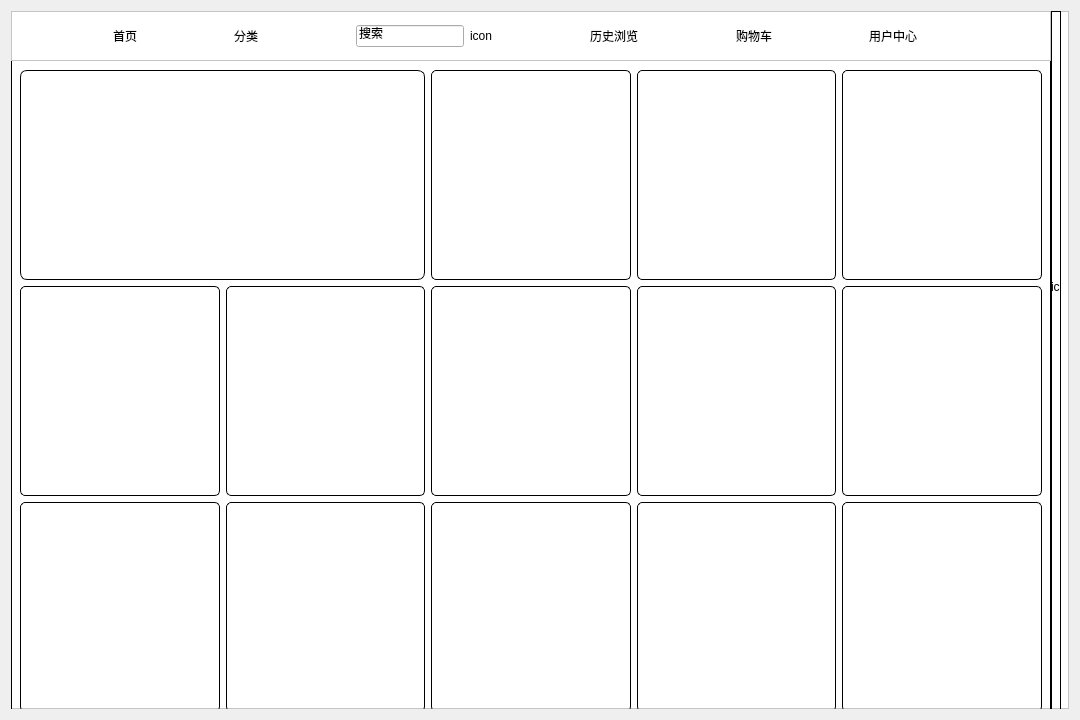
<?xml version="1.0" encoding="UTF-8"?>
<ui version="4.0">
 <class>Form</class>
 <widget class="QWidget" name="Form">
  <property name="geometry">
   <rect>
    <x>0</x>
    <y>0</y>
    <width>1080</width>
    <height>720</height>
   </rect>
  </property>
  <property name="windowTitle">
   <string>Form</string>
  </property>
  <layout class="QHBoxLayout" name="horizontalLayout">
   <item>
    <widget class="QFrame" name="frame_background">
     <property name="styleSheet">
      <string notr="true">#frame_background{
	background-color:rgb(255,255,255);
}</string>
     </property>
     <property name="frameShape">
      <enum>QFrame::StyledPanel</enum>
     </property>
     <property name="frameShadow">
      <enum>QFrame::Raised</enum>
     </property>
     <widget class="QFrame" name="frame_main">
      <property name="geometry">
       <rect>
        <x>0</x>
        <y>0</y>
        <width>1040</width>
        <height>720</height>
       </rect>
      </property>
      <property name="styleSheet">
       <string notr="true">#frame_main{
	border-color:black;
	border-width:1px;
	border-style:solid;
}</string>
      </property>
      <property name="frameShape">
       <enum>QFrame::StyledPanel</enum>
      </property>
      <property name="frameShadow">
       <enum>QFrame::Raised</enum>
      </property>
      <widget class="QFrame" name="frame_top">
       <property name="geometry">
        <rect>
         <x>0</x>
         <y>0</y>
         <width>1040</width>
         <height>50</height>
        </rect>
       </property>
       <property name="styleSheet">
        <string notr="true">#frame_top{
	background-color:rgb(255,255,255);
}</string>
       </property>
       <property name="frameShape">
        <enum>QFrame::StyledPanel</enum>
       </property>
       <property name="frameShadow">
        <enum>QFrame::Raised</enum>
       </property>
       <layout class="QHBoxLayout" name="horizontalLayout_3">
        <item>
         <spacer name="horizontalSpacer_2">
          <property name="orientation">
           <enum>Qt::Horizontal</enum>
          </property>
          <property name="sizeHint" stdset="0">
           <size>
            <width>82</width>
            <height>20</height>
           </size>
          </property>
         </spacer>
        </item>
        <item>
         <widget class="QLabel" name="label_homePage">
          <property name="text">
           <string>首页</string>
          </property>
         </widget>
        </item>
        <item>
         <spacer name="horizontalSpacer">
          <property name="orientation">
           <enum>Qt::Horizontal</enum>
          </property>
          <property name="sizeHint" stdset="0">
           <size>
            <width>81</width>
            <height>20</height>
           </size>
          </property>
         </spacer>
        </item>
        <item>
         <widget class="QLabel" name="label_classification">
          <property name="text">
           <string>分类</string>
          </property>
         </widget>
        </item>
        <item>
         <spacer name="horizontalSpacer_3">
          <property name="orientation">
           <enum>Qt::Horizontal</enum>
          </property>
          <property name="sizeHint" stdset="0">
           <size>
            <width>40</width>
            <height>20</height>
           </size>
          </property>
         </spacer>
        </item>
        <item>
         <layout class="QHBoxLayout" name="horizontalLayout_2">
          <item>
           <widget class="QLineEdit" name="lineEdit_searchInput">
            <property name="text">
             <string>搜索</string>
            </property>
           </widget>
          </item>
          <item>
           <widget class="QLabel" name="label_searchIcon">
            <property name="text">
             <string>icon</string>
            </property>
           </widget>
          </item>
         </layout>
        </item>
        <item>
         <spacer name="horizontalSpacer_4">
          <property name="orientation">
           <enum>Qt::Horizontal</enum>
          </property>
          <property name="sizeHint" stdset="0">
           <size>
            <width>82</width>
            <height>20</height>
           </size>
          </property>
         </spacer>
        </item>
        <item>
         <widget class="QLabel" name="label_history">
          <property name="text">
           <string>历史浏览</string>
          </property>
         </widget>
        </item>
        <item>
         <spacer name="horizontalSpacer_5">
          <property name="orientation">
           <enum>Qt::Horizontal</enum>
          </property>
          <property name="sizeHint" stdset="0">
           <size>
            <width>82</width>
            <height>20</height>
           </size>
          </property>
         </spacer>
        </item>
        <item>
         <widget class="QLabel" name="label_shoppingCar">
          <property name="text">
           <string>购物车</string>
          </property>
         </widget>
        </item>
        <item>
         <spacer name="horizontalSpacer_6">
          <property name="orientation">
           <enum>Qt::Horizontal</enum>
          </property>
          <property name="sizeHint" stdset="0">
           <size>
            <width>81</width>
            <height>20</height>
           </size>
          </property>
         </spacer>
        </item>
        <item>
         <widget class="QLabel" name="label_userCenter">
          <property name="text">
           <string>用户中心</string>
          </property>
         </widget>
        </item>
        <item>
         <spacer name="horizontalSpacer_7">
          <property name="orientation">
           <enum>Qt::Horizontal</enum>
          </property>
          <property name="sizeHint" stdset="0">
           <size>
            <width>40</width>
            <height>20</height>
           </size>
          </property>
         </spacer>
        </item>
        <item>
         <widget class="QLabel" name="label_minimize">
          <property name="styleSheet">
           <string notr="true">#label_minimize{
    border-image:url(resources/icon/minimize.png);
}</string>
          </property>
          <property name="text">
           <string>   </string>
          </property>
         </widget>
        </item>
        <item>
         <widget class="QLabel" name="label_close">
          <property name="styleSheet">
           <string notr="true">#label_close{
    border-image:url(resources/icon/close.png);
}</string>
          </property>
          <property name="text">
           <string>   </string>
          </property>
         </widget>
        </item>
       </layout>
      </widget>
      <widget class="QFrame" name="frame_bady">
       <property name="geometry">
        <rect>
         <x>0</x>
         <y>50</y>
         <width>1040</width>
         <height>660</height>
        </rect>
       </property>
       <property name="styleSheet">
        <string notr="true">QFrame{
	border-color:black;
	border-width:1px;
	border-style:solid;
	border-radius:5px;
}
#frame_bady{
	border-color:green;
	border-width:0px;
	border-style:solid;
	border-radius:0px;
}</string>
       </property>
       <property name="frameShape">
        <enum>QFrame::StyledPanel</enum>
       </property>
       <property name="frameShadow">
        <enum>QFrame::Raised</enum>
       </property>
       <layout class="QGridLayout" name="gridLayout">
        <item row="2" column="2">
         <widget class="QFrame" name="frame_goods11">
          <property name="frameShape">
           <enum>QFrame::StyledPanel</enum>
          </property>
          <property name="frameShadow">
           <enum>QFrame::Raised</enum>
          </property>
         </widget>
        </item>
        <item row="0" column="2">
         <widget class="QFrame" name="frame_goods1">
          <property name="frameShape">
           <enum>QFrame::StyledPanel</enum>
          </property>
          <property name="frameShadow">
           <enum>QFrame::Raised</enum>
          </property>
         </widget>
        </item>
        <item row="2" column="4">
         <widget class="QFrame" name="frame_goods13">
          <property name="frameShape">
           <enum>QFrame::StyledPanel</enum>
          </property>
          <property name="frameShadow">
           <enum>QFrame::Raised</enum>
          </property>
         </widget>
        </item>
        <item row="2" column="0">
         <widget class="QFrame" name="frame_goods9">
          <property name="frameShape">
           <enum>QFrame::StyledPanel</enum>
          </property>
          <property name="frameShadow">
           <enum>QFrame::Raised</enum>
          </property>
         </widget>
        </item>
        <item row="2" column="1">
         <widget class="QFrame" name="frame_goods10">
          <property name="frameShape">
           <enum>QFrame::StyledPanel</enum>
          </property>
          <property name="frameShadow">
           <enum>QFrame::Raised</enum>
          </property>
         </widget>
        </item>
        <item row="0" column="3">
         <widget class="QFrame" name="frame_goods2">
          <property name="frameShape">
           <enum>QFrame::StyledPanel</enum>
          </property>
          <property name="frameShadow">
           <enum>QFrame::Raised</enum>
          </property>
         </widget>
        </item>
        <item row="2" column="3">
         <widget class="QFrame" name="frame_goods12">
          <property name="frameShape">
           <enum>QFrame::StyledPanel</enum>
          </property>
          <property name="frameShadow">
           <enum>QFrame::Raised</enum>
          </property>
         </widget>
        </item>
        <item row="0" column="0" colspan="2">
         <widget class="QFrame" name="frame_rotationArea">
          <property name="styleSheet">
           <string notr="true">#frame_rotationArea{
	border-radius:7px;
}</string>
          </property>
          <property name="frameShape">
           <enum>QFrame::StyledPanel</enum>
          </property>
          <property name="frameShadow">
           <enum>QFrame::Raised</enum>
          </property>
         </widget>
        </item>
        <item row="0" column="4">
         <widget class="QFrame" name="frame_goods3">
          <property name="frameShape">
           <enum>QFrame::StyledPanel</enum>
          </property>
          <property name="frameShadow">
           <enum>QFrame::Raised</enum>
          </property>
         </widget>
        </item>
        <item row="1" column="0">
         <widget class="QFrame" name="frame_goods4">
          <property name="frameShape">
           <enum>QFrame::StyledPanel</enum>
          </property>
          <property name="frameShadow">
           <enum>QFrame::Raised</enum>
          </property>
         </widget>
        </item>
        <item row="1" column="1">
         <widget class="QFrame" name="frame_goods5">
          <property name="frameShape">
           <enum>QFrame::StyledPanel</enum>
          </property>
          <property name="frameShadow">
           <enum>QFrame::Raised</enum>
          </property>
         </widget>
        </item>
        <item row="1" column="2">
         <widget class="QFrame" name="frame_goods6">
          <property name="frameShape">
           <enum>QFrame::StyledPanel</enum>
          </property>
          <property name="frameShadow">
           <enum>QFrame::Raised</enum>
          </property>
         </widget>
        </item>
        <item row="1" column="3">
         <widget class="QFrame" name="frame_goods7">
          <property name="frameShape">
           <enum>QFrame::StyledPanel</enum>
          </property>
          <property name="frameShadow">
           <enum>QFrame::Raised</enum>
          </property>
         </widget>
        </item>
        <item row="1" column="4">
         <widget class="QFrame" name="frame_goods8">
          <property name="frameShape">
           <enum>QFrame::StyledPanel</enum>
          </property>
          <property name="frameShadow">
           <enum>QFrame::Raised</enum>
          </property>
         </widget>
        </item>
       </layout>
      </widget>
     </widget>
     <widget class="QFrame" name="frame_scrollBar">
      <property name="geometry">
       <rect>
        <x>1040</x>
        <y>0</y>
        <width>10</width>
        <height>720</height>
       </rect>
      </property>
      <property name="styleSheet">
       <string notr="true">#frame_scrollBar{
	border-color:black;
	border-width:1px;
	border-style:solid;
}</string>
      </property>
      <property name="frameShape">
       <enum>QFrame::StyledPanel</enum>
      </property>
      <property name="frameShadow">
       <enum>QFrame::Raised</enum>
      </property>
      <widget class="QLabel" name="scrollIcon">
       <property name="geometry">
        <rect>
         <x>0</x>
         <y>240</y>
         <width>54</width>
         <height>71</height>
        </rect>
       </property>
       <property name="text">
        <string>icon</string>
       </property>
      </widget>
     </widget>
    </widget>
   </item>
  </layout>
 </widget>
 <resources/>
 <connections/>
</ui>
